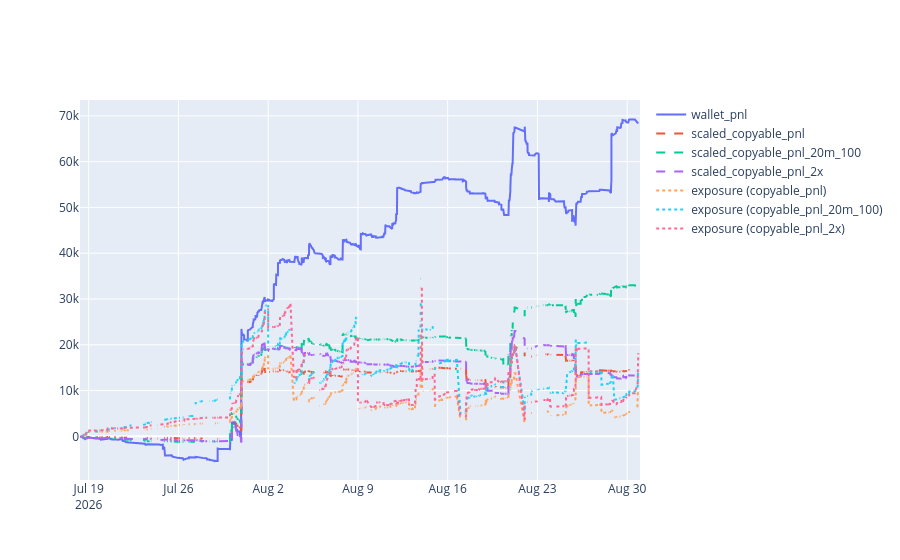

Notebook code for this chart:
### Code cell
# ── exposure + PnL over time, per copyable variant ────────────────────────────
agg_dict = {"wallet_pnl": ("trade_pnl", "sum")}
agg_dict.update({f"scaled_{c}": (f"scaled_{c}", "sum") for c in COPYABLE_PNL_COLS})
agg_dict.update({f"scaled_{c}_exposure": (f"scaled_{c}_exposure", "sum") for c in COPYABLE_PNL_COLS})
df_plot = df.groupby("end_date_iso").agg(**agg_dict).reset_index()

df.sort_values("bucket", inplace=True)
df["wallet_pnl_cumsum"] = df["trade_pnl"].cumsum()
for c in COPYABLE_PNL_COLS:
    df[f"scaled_{c}_cumsum"] = df[f"scaled_{c}"].cumsum()

# exposure per variant: fills add exposure at buy time; positions resolve at
# EOD of end_date_iso (+1 day), releasing the exposure (negative delta).
variant_exposure = []
for c in COPYABLE_PNL_COLS:
    exp_col = f"scaled_{c}_exposure"

    resolution = df_plot[["end_date_iso", exp_col]].rename(columns={exp_col: "exposure_delta"})
    resolution["dt"] = pd.to_datetime(resolution["end_date_iso"]) + pd.Timedelta(days=1)
    resolution["exposure_delta"] = -resolution["exposure_delta"]
    resolution["variant"] = c

    buy = df[["bucket", exp_col]].rename(columns={"bucket": "dt", exp_col: "exposure_delta"})
    buy["variant"] = c

    variant_exposure.append(
        pd.concat(
            [resolution[["dt", "variant", "exposure_delta"]], buy[["dt", "variant", "exposure_delta"]]],
            ignore_index=True,
        )
    )

df_exposure = pd.concat(variant_exposure, ignore_index=True)
df_exposure.sort_values("dt", inplace=True)
df_exposure["exposure"] = df_exposure.groupby("variant")["exposure_delta"].cumsum()

import plotly.graph_objects as go

fig = go.Figure()

fig.add_trace(go.Scatter(
    x=df["bucket"],
    y=df["wallet_pnl_cumsum"],
    mode="lines",
    name="wallet_pnl",
))

for c in COPYABLE_PNL_COLS:
    fig.add_trace(go.Scatter(
        x=df["bucket"],
        y=df[f"scaled_{c}_cumsum"],
        mode="lines",
        name=f"scaled_{c}",
        line=dict(dash="dash"),
    ))

for c in COPYABLE_PNL_COLS:
    exp_df = df_exposure[df_exposure["variant"] == c]
    fig.add_trace(go.Scatter(
        x=exp_df["dt"],
        y=exp_df["exposure"],
        mode="lines",
        name=f"exposure ({c})",
        line=dict(dash="dot"),
    ))

fig.show()

### Figure 1 — Plotly figure (JSON) as saved in the notebook; plotly's stock layout.template omitted (floating-point values rounded to 4 significant figures; data arrays with more than 128 entries replaced by an {"elided": "..."} marker saying what was removed)
{"data": [{"mode": "lines", "name": "wallet_pnl", "type": "scatter", "x": {"elided": "5034 str values"}, "y": {"elided": "5034 float values"}}, {"line": {"dash": "dash"}, "mode": "lines", "name": "scaled_copyable_pnl", "type": "scatter", "x": {"elided": "5034 str values"}, "y": {"elided": "5034 float values"}}, {"line": {"dash": "dash"}, "mode": "lines", "name": "scaled_copyable_pnl_20m_100", "type": "scatter", "x": {"elided": "5034 str values"}, "y": {"elided": "5034 float values"}}, {"line": {"dash": "dash"}, "mode": "lines", "name": "scaled_copyable_pnl_2x", "type": "scatter", "x": {"elided": "5034 str values"}, "y": {"elided": "5034 float values"}}, {"line": {"dash": "dot"}, "mode": "lines", "name": "exposure (copyable_pnl)", "type": "scatter", "x": {"elided": "5064 str values"}, "y": {"elided": "5064 float values"}}, {"line": {"dash": "dot"}, "mode": "lines", "name": "exposure (copyable_pnl_20m_100)", "type": "scatter", "x": {"elided": "5064 str values"}, "y": {"elided": "5064 float values"}}, {"line": {"dash": "dot"}, "mode": "lines", "name": "exposure (copyable_pnl_2x)", "type": "scatter", "x": {"elided": "5064 str values"}, "y": {"elided": "5064 float values"}}], "layout": {}}
